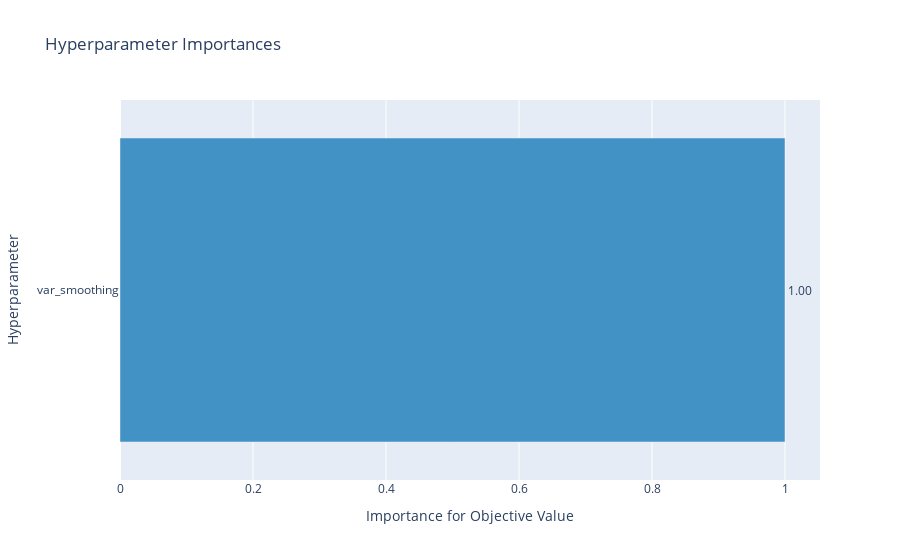
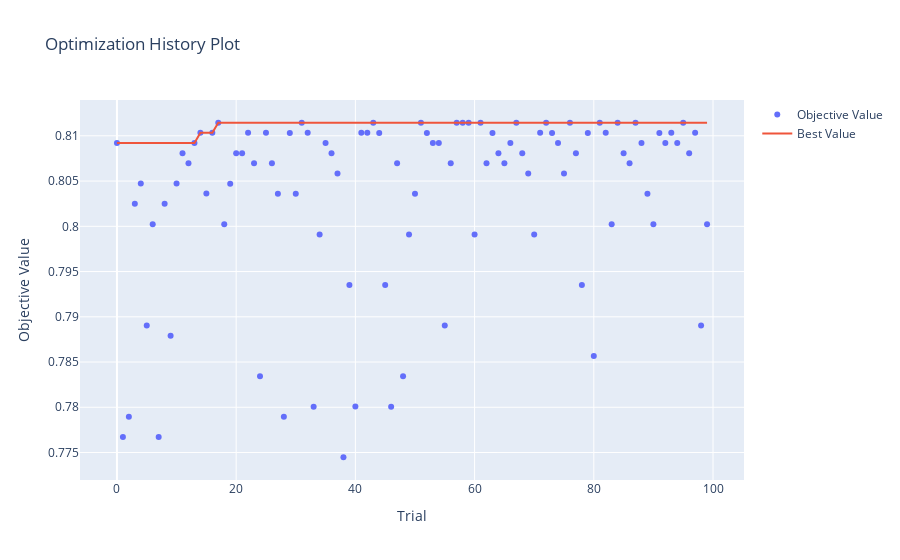

The cell these charts' notebook holds for them, in order:
### Code cell
study_nb = optuna.create_study(direction='maximize')
study_nb.optimize(lambda trial : objective(trial, 'nb'), n_trials=100)

print(f'Best score: {study_nb.best_trial.value},\nBest params: {study_nb.best_trial.params}')

display(optuna.visualization.plot_param_importances(study_nb))
display(optuna.visualization.plot_optimization_history(study_nb))
